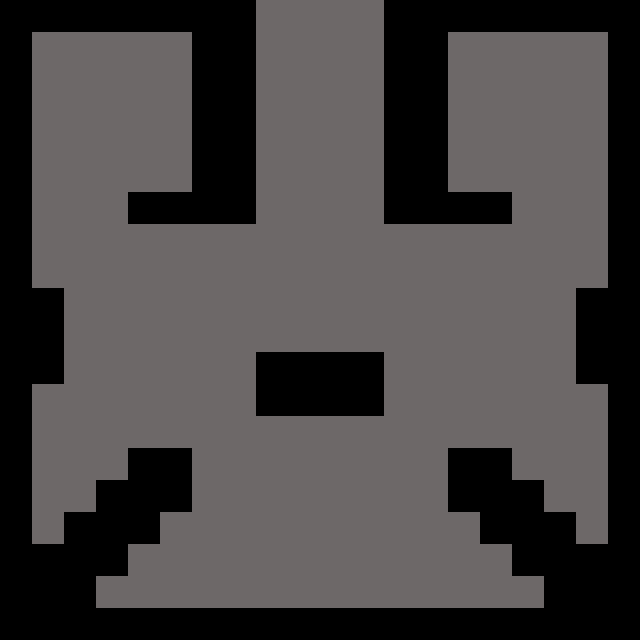

Below is a game level as drawn by its tile map, then a one-line description and the .tmx file that defines it, in full:
An orthogonal 20x20 tile map with 32x32 px tiles, 1 tile layer (Tile Layer 1) and 26 objects (22x wall, 4x coin).

<map version="1.0" tiledversion="1.0.1" orientation="orthogonal" renderorder="right-down" width="20" height="20" tilewidth="32" tileheight="32" nextobjectid="32">
 <tileset firstgid="1" name="colourTileset" tilewidth="32" tileheight="32" tilecount="10" columns="5">
  <image source="colourTileset.png" width="160" height="64" />
 </tileset>
 <layer name="Tile Layer 1" width="20" height="20">
  <data encoding="csv">
1,1,1,1,1,1,1,1,2,2,2,2,1,1,1,1,1,1,1,1,
1,2,2,2,2,2,1,1,2,2,2,2,1,1,2,2,2,2,2,1,
1,2,2,2,2,2,1,1,2,2,2,2,1,1,2,2,2,2,2,1,
1,2,2,2,2,2,1,1,2,2,2,2,1,1,2,2,2,2,2,1,
1,2,2,2,2,2,1,1,2,2,2,2,1,1,2,2,2,2,2,1,
1,2,2,2,2,2,1,1,2,2,2,2,1,1,2,2,2,2,2,1,
1,2,2,2,1,1,1,1,2,2,2,2,1,1,1,1,2,2,2,1,
1,2,2,2,2,2,2,2,2,2,2,2,2,2,2,2,2,2,2,1,
1,2,2,2,2,2,2,2,2,2,2,2,2,2,2,2,2,2,2,1,
1,1,2,2,2,2,2,2,2,2,2,2,2,2,2,2,2,2,1,1,
1,1,2,2,2,2,2,2,2,2,2,2,2,2,2,2,2,2,1,1,
1,1,2,2,2,2,2,2,1,1,1,1,2,2,2,2,2,2,1,1,
1,2,2,2,2,2,2,2,1,1,1,1,2,2,2,2,2,2,2,1,
1,2,2,2,2,2,2,2,2,2,2,2,2,2,2,2,2,2,2,1,
1,2,2,2,1,1,2,2,2,2,2,2,2,2,1,1,2,2,2,1,
1,2,2,1,1,1,2,2,2,2,2,2,2,2,1,1,1,2,2,1,
1,2,1,1,1,2,2,2,2,2,2,2,2,2,2,1,1,1,2,1,
1,1,1,1,2,2,2,2,2,2,2,2,2,2,2,2,1,1,1,1,
1,1,1,2,2,2,2,2,2,2,2,2,2,2,2,2,2,1,1,1,
1,1,1,1,1,1,1,1,1,1,1,1,1,1,1,1,1,1,1,1
</data>
 </layer>
 <objectgroup name="Object Layer 1">
  <object id="5" type="wall" x="256" y="352" width="128" height="64" />
  <object id="6" type="wall" x="192" y="0" width="64" height="224" />
  <object id="7" type="wall" x="128" y="192" width="64" height="32" />
  <object id="8" type="wall" x="448" y="192" width="64" height="32" />
  <object id="9" type="wall" x="384" y="0" width="64" height="224" />
  <object id="10" type="wall" x="448" y="0" width="192" height="32" />
  <object id="12" type="wall" x="608" y="32" width="32" height="608" />
  <object id="13" type="wall" x="576" y="288" width="32" height="96" />
  <object id="14" type="wall" x="0" y="0" width="192" height="32" />
  <object id="15" type="wall" x="0" y="32" width="32" height="608" />
  <object id="16" type="wall" x="32" y="288" width="32" height="96" />
  <object id="17" type="wall" x="32" y="544" width="64" height="96" />
  <object id="18" type="wall" x="64" y="512" width="96" height="32" />
  <object id="19" type="wall" x="96" y="544" width="32" height="32" />
  <object id="20" type="wall" x="96" y="480" width="96" height="32" />
  <object id="21" type="wall" x="128" y="448" width="64" height="32" />
  <object id="22" type="wall" x="448" y="448" width="64" height="32" />
  <object id="23" type="wall" x="448" y="480" width="96" height="32" />
  <object id="24" type="wall" x="480" y="512" width="96" height="32" />
  <object id="25" type="wall" x="512" y="544" width="32" height="32" />
  <object id="26" type="wall" x="544" y="544" width="64" height="96" />
  <object id="27" type="wall" x="96" y="608" width="448" height="32" />
  <object id="28" type="coin" x="128" y="320" width="32" height="32" />
  <object id="29" type="coin" x="480" y="320" width="32" height="32" />
  <object id="30" type="coin" x="192" y="544" width="32" height="32" />
  <object id="31" type="coin" x="416" y="544" width="32" height="32" />
 </objectgroup>
</map>